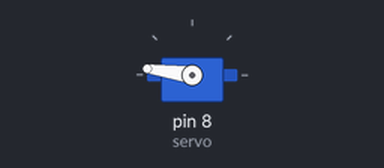
Simulated run of this sketch. Board: Arduino Uno, built with avr-gcc and run on an emulated ATmega328P. Shown: servo.

Above: at 0.05 s.
At 0.45 s:
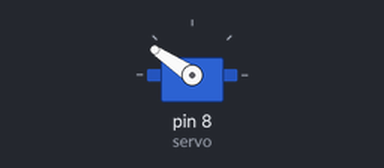
At 0.75 s:
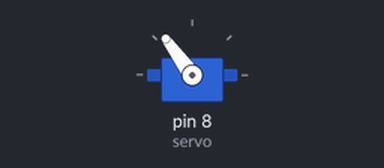
At 1.45 s:
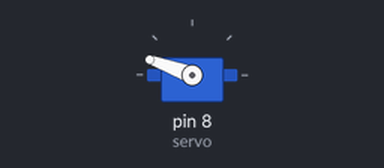
Timing chart, 0 to 3.8 s (numbered marks = the images above):
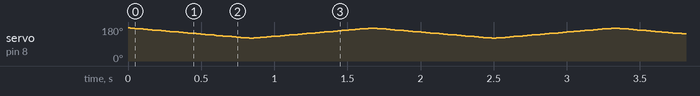

The sketch:

sg90.ino
```cpp
#include <Servo.h>

Servo servo;
int angle = 175;

void setup() {
  servo.attach(8);
  servo.write(angle);
}


void loop()
{
 // scan from 0 to 180 degrees
  for(angle = 175; angle > 120; angle--)
  {
    servo.write(angle);
    delay(15);
  }
  // now scan back from 180 to 0 degrees
  for(angle = 120; angle < 175; angle++)
  {
    servo.write(angle);
    delay(15);
  }
}
```
